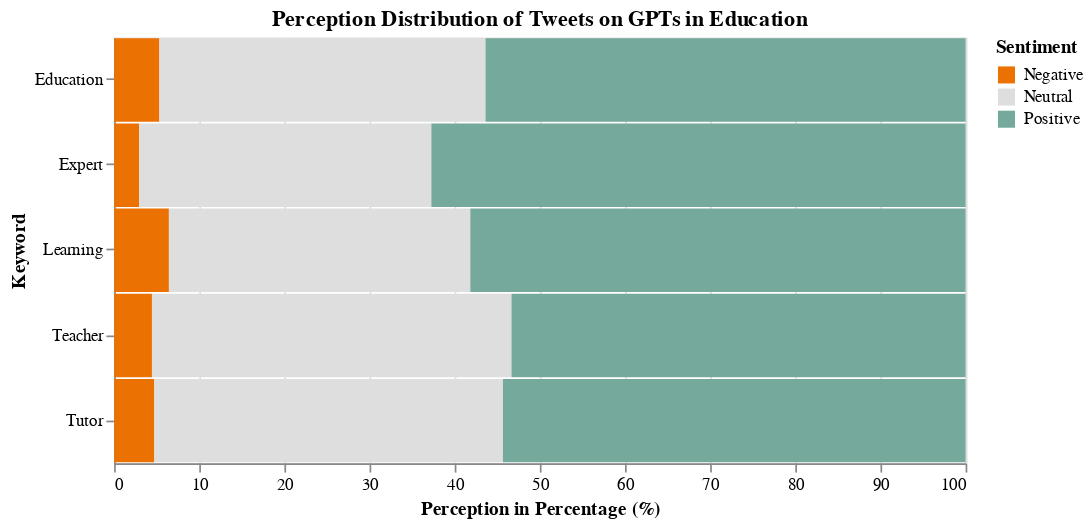

Notebook code cell kept with this figure:
### Markdown cell above
Remaining tweets face scrutiny given the ambiguity associated with filtered stems. Ambiguity may introduce semantic mismatches caused by **_TheFuzz_**. Stems deemed non-relevant to our niche are manually omitted.

### Code cell
alt_vis = (
    df_vis.groupby(
        [
            "match_with", 
            "sentiment"
        ]
    )
    .size()
    .reset_index(
        name = "count"
    )
    .assign(
        share = lambda row: row["count"] / row.groupby("match_with")["count"].transform("sum"),
        sentiment = lambda row: row["sentiment"].str.title()
    )
    .sort_values(
        [
            "match_with", 
            "sentiment"
        ]
    )
)

alt.Chart(alt_vis).mark_bar(size = 49).encode(
    x = alt.X(
        shorthand = "sum(count):Q",
        stack = "normalize",
        axis = alt.Axis(
            title = "Perception in Percentage (%)",
            labelExpr = "datum.value * 100",
        )
    ),
    y = alt.Y(
        shorthand = "match_with:N",
        axis = alt.Axis(
            title = "Stem",
        ),
    ),
    color = alt.Color(
        shorthand = "sentiment:N",
        scale = alt.Scale(
            range = [
                "#EB7101", 
                "#DEDEDE",
                "#75A99C"
            ]
        ),
        legend = alt.Legend(
            title = "Sentiment"
        )
    ),
    order = alt.Order(
        "color_sentiment_index:Q"
    ),
    tooltip = [
        alt.Tooltip(
            shorthand = "count:Q",
            title = "Quantity"
        ),
        alt.Tooltip(
            shorthand = "share:Q",
            title = "Share",
            format = ".0%"
        )
    ]
).properties(
    title = "Perception Distribution of Tweets on GPTs in Education",
    width = 500,
    height = 250
)

### Figure 1 — Vega-Lite specification as saved in the notebook (floating-point values rounded to 4 significant figures)
{"config": {"view": {"continuousWidth": 300, "continuousHeight": 300}}, "data": {"name": "data-c1f7f48a76bfb34bc08f0b5894ebc25b"}, "mark": {"type": "bar", "size": 49}, "encoding": {"color": {"field": "sentiment", "legend": {"title": "Sentiment"}, "scale": {"range": ["#EB7101", "#DEDEDE", "#75A99C"]}, "type": "nominal"}, "order": {"field": "color_sentiment_index", "type": "quantitative"}, "tooltip": [{"field": "count", "title": "Quantity", "type": "quantitative"}, {"field": "share", "format": ".0%", "title": "Share", "type": "quantitative"}], "x": {"aggregate": "sum", "axis": {"labelExpr": "datum.value * 100", "title": "Perception in Percentage (%)"}, "field": "count", "stack": "normalize", "type": "quantitative"}, "y": {"axis": {"title": "Keyword"}, "field": "match_with", "type": "nominal"}}, "height": 250, "title": "Perception Distribution of Tweets on GPTs in Education", "width": 500, "$schema": "https://vega.github.io/schema/vega-lite/v5.16.3.json", "datasets": {"data-c1f7f48a76bfb34bc08f0b5894ebc25b": [{"match_with": "Education", "sentiment": "Negative", "count": 5, "share": 0.05319}, {"match_with": "Education", "sentiment": "Neutral", "count": 36, "share": 0.383}, {"match_with": "Education", "sentiment": "Positive", "count": 53, "share": 0.5638}, {"match_with": "Expert", "sentiment": "Negative", "count": 6, "share": 0.02941}, {"match_with": "Expert", "sentiment": "Neutral", "count": 70, "share": 0.3431}, {"match_with": "Expert", "sentiment": "Positive", "count": 128, "share": 0.6275}, {"match_with": "Learning", "sentiment": "Negative", "count": 26, "share": 0.06436}, {"match_with": "Learning", "sentiment": "Neutral", "count": 143, "share": 0.354}, {"match_with": "Learning", "sentiment": "Positive", "count": 235, "share": 0.5817}, {"match_with": "Teacher", "sentiment": "Negative", "count": 4, "share": 0.04444}, {"match_with": "Teacher", "sentiment": "Neutral", "count": 38, "share": 0.4222}, {"match_with": "Teacher", "sentiment": "Positive", "count": 48, "share": 0.5333}, {"match_with": "Tutor", "sentiment": "Negative", "count": 6, "share": 0.04724}, {"match_with": "Tutor", "sentiment": "Neutral", "count": 52, "share": 0.4094}, {"match_with": "Tutor", "sentiment": "Positive", "count": 69, "share": 0.5433}]}}
